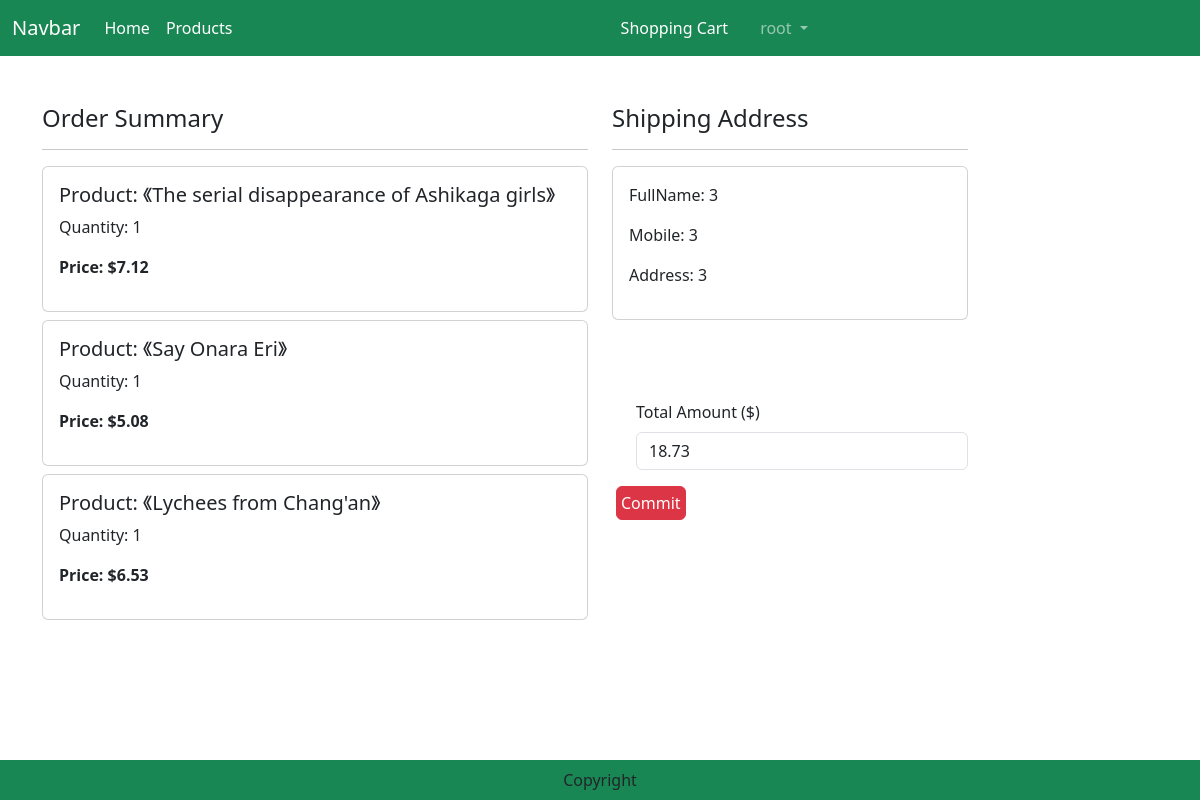
/checkout/ (signed in), run on an earlier commit of the app's database.
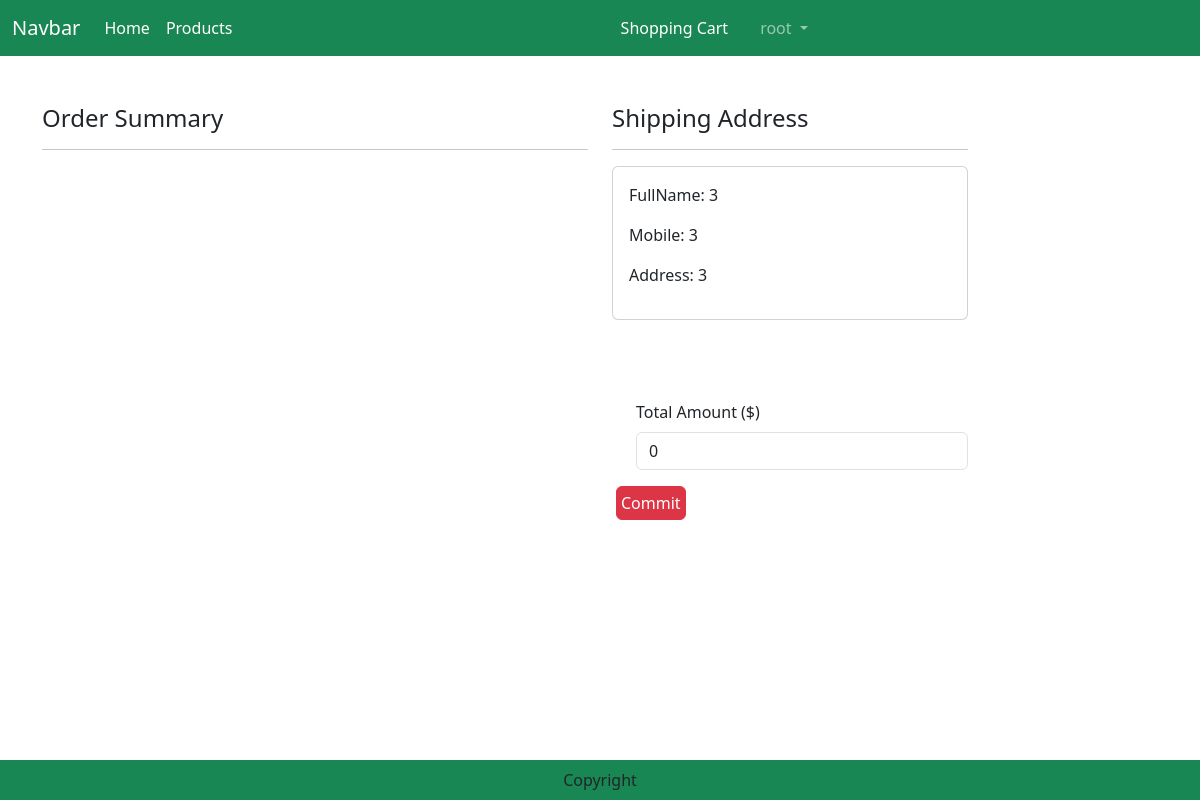
And on a later commit of the database.
### shoppingcart/models.py (models this page shows)
class ShoppingCart(models.Model):
    user = models.ForeignKey(User,on_delete=models.CASCADE)
    product = models.ForeignKey('products.Product', on_delete=models.CASCADE)
    quantity = models.IntegerField(default=1)

### products/models.py (models this page shows, shortened)
class Product(models.Model):
    productName = models.CharField(max_length=100)
    price = models.DecimalField(default=0, max_digits=7, decimal_places=2)
    ISBN = models.CharField(max_length=17)
    author = models.CharField(max_length=100)
    publisher = models.CharField(max_length=100)
    introduction = models.TextField(max_length=1000)
    image = models.ImageField(upload_to='product')
    category = models.ForeignKey('Category', related_name="products", on_delete=models.CASCADE,)
    avgRating = models.DecimalField(default=0, max_digits=3, decimal_places=2)

### customers/models.py (models this page shows, shortened)
class Customer(models.Model):
    user = models.OneToOneField(User, on_delete=models.CASCADE, null=True, blank=True)
    fullName = models.CharField(max_length=60)
    phoneNum = models.CharField(max_length=11)
    address = models.CharField(max_length=150)

### order/views.py (the view)
# urls.py: path("checkout/", views.Checkout.as_view(), name="checkout"),
class Checkout(View):
    def get(self, request):
        user = request.user
        address = Customer.objects.filter(user=user)
        shoppingcart = ShoppingCart.objects.filter(user=user)
        PONumber = datetime.now().strftime('%Y%m%d%H%M%S') + str(random.randint(1000, 9999)) + str(user.id)
        totalamount = 0
        for p in shoppingcart:
            value = p.quantity * p.product.price
            totalamount = totalamount + value
        return render(request, 'checkout.html', locals())

### templates/checkout.html (shortened to what this page needs)
{% extends 'base.html' %}
{% load static %}
{% block main-content %}
<div class="container">
    <div class="row mt-5">
        <div class="col-sm-6">
            <h4>Order Summary</h4>
            <hr>
            {% for item in shoppingcart %}
                <div class="card mb-2">
                    <div class="card-body">
                        <h5>Product: 《{{item.product.productName}}》</h5>
                        <p>Quantity: {{item.quantity}}</p>
                        <p class="fw-bold">Price: ${{item.product.price}}</p>
                    </div>
                </div>
            {% endfor %}
        </div>
        <div class="col-sm-4" offset-sm-1>
            <h4>Shipping Address</h4>
            <hr>
            <form method="post" id="myform">
                {% for address in address %}
                    <div class="card">
                        <div class="card-body">
                            <P>FullName: {{address.fullName}}</P>
                            <p>Mobile: {{address.phoneNum}}</p>
                            <p>Address: {{address.address}}</p>
                        </div>
                    </div>
                    {% endfor %}
                    <div class="form-check mt-2 mb-5" >
                    </div>
                <div class="form-check mb-3">
                    <label for="totalamount" class="form-label" >Total Amount ($)</label>
                    <input type="number" class="form-control" name="totalamount" value={{totalamount}} readonly>
                </div>
            </form>
            <form action="{% url 'order:orderCommit' %}" class="d-inline" method="post">
                <button type="sumbit" class="d-grid gap-2 btn btn-danger p-1 m-1 btn-1g text-decoration-none text-white" >Commit</button>
            </form>
        </div>
    </div>
</div>
{% endblock main-content %}

### templates/base.html (shortened to what this page needs)
<!DOCTYPE html>
{% load static %}
<html lang="en">
<head>
    <link href="https://cdn.jsdelivr.net/npm/bootstrap@5.3.0-alpha1/dist/css/bootstrap.min.css" rel="stylesheet">
    <link rel="stylesheet" href="{% static 'css/owl.carousel.min.css' %}">
    <link rel="stylesheet" href="{% static 'css/all.min.css' %}">
    <link rel="stylesheet" href="{% static 'css/style.css' %}">
</head>
<body>
    <nav class="navbar navbar-expand-lg navbar-dark bg-success">
        <div class="container-fluid">
          <a class="navbar-brand" href="#">Navbar</a>
          <div class="collapse navbar-collapse" id="navbarSupportedContent">
            <ul class="navbar-nav me-auto mb-2 mb-lg-0">
              <li class="nav-item">
                <a class="nav-link active" aria-current="page" href="{% url 'products:home' %}">Home</a>
              </li>
              <li class="nav-item">
                <a class="nav-link text-white" href="{% url 'products:products' %}">Products</a>
              </li>
            </ul>
            <ul class="navbar-nav me-auto mb-2 mb-lg-0">
              {% if user.is_authenticated %}
                  {% for group in request.user.groups.all %}
                    {% if group.name == 'Vendor' %}
                      <li class="nav-item dropdown mx-2">
                        <a class="nav-link dropdown-toggle" href="#" role="button" data-bs-toggle="dropdown" aria-expanded="false">
                          {{ user.username }}
                        </a>
                        <ul class="dropdown-menu">
                          <li><a class="dropdown-item" href="{% url 'order:orders' %}?filter=allVendor">Orders</a></li>
                          <li><a class="dropdown-item" href="{% url 'logout' %}">Logout</a></li>
                        </ul>
                      </li>
                      <li class="nav-item mx-2">
                        <a class="nav-link text-white" href="{% url 'products:productsAdd' %}">Add A New Product</a>
                      </li>
                    {% elif group.name == 'Customer' %}
                      <li class="nav-item mx-2">
                          <a class="nav-link text-white" href="{% url 'shoppingcart' %}">Shopping Cart</a>
                      </li>
                      <li class="nav-item dropdown mx-2">
                          <a class="nav-link dropdown-toggle" href="#" role="button" data-bs-toggle="dropdown" aria-expanded="false">
                            {{ user.username }}
                          </a>
                      </li>
                    {% endif %}
                  {% endfor %}
              {% endif %}
              </ul>
          </div>
        </div>
      </nav>
      {% block main-content %}{% endblock main-content %}
      <div>
        <div style="height:60px"></div>
        <footer class="container-fluid fixed-bottom bg-success text-center p-2 mt-5">
            Copyright
        </footer>
      </div>
</body>
</html>

What changed in the data, as far as the page shows it:
removed ShoppingCart: product.productName "The serial disappearance of Ashikaga girls", quantity "1", product.price "7.12"
removed ShoppingCart: product.productName "Say Onara Eri", quantity "1", product.price "5.08"
removed ShoppingCart: product.productName "Lychees from Chang'an", quantity "1", product.price "6.53"
Also different on the page:
form field totalamount: "18.73" → "0"
